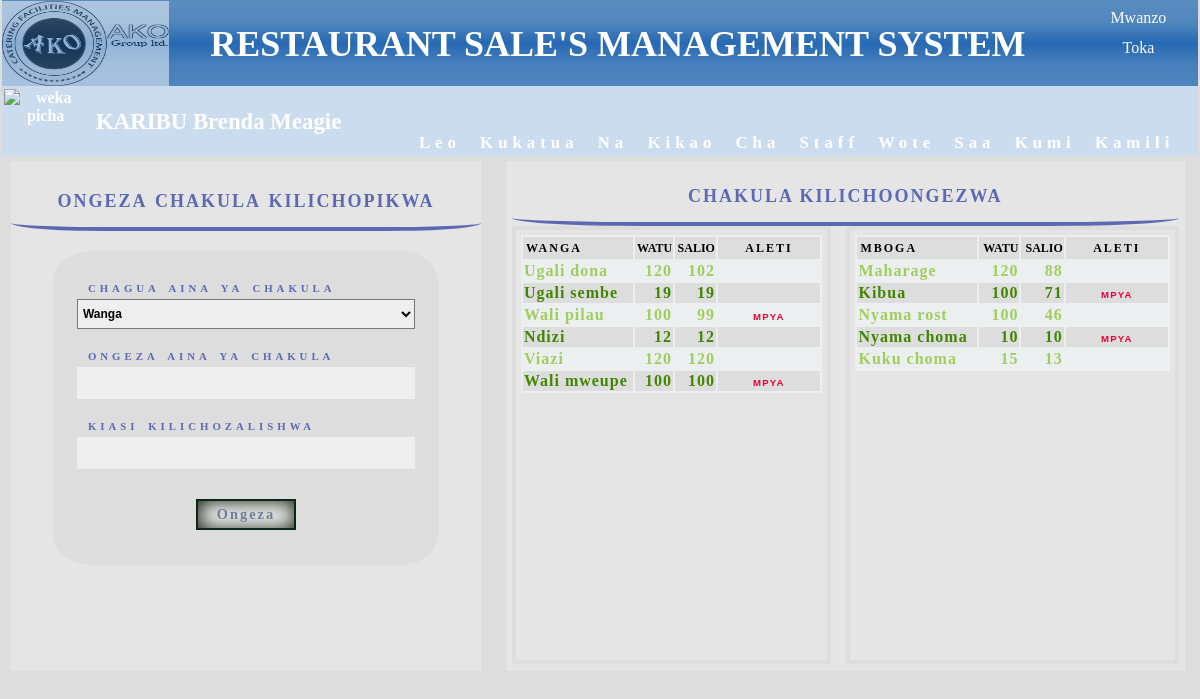
/html-php/mpikaji-add-menu.php (signed in), run on the app's committed database.
### tables this page shows
CREATE TABLE `food_add` (
  `food_add_id` int(100) UNSIGNED NOT NULL,
  `user_id` int(100) UNSIGNED NOT NULL,
  `food_type` varchar(100) NOT NULL,
  `food_aded` varchar(100) NOT NULL,
  `mboga_mnt_aded` smallint(5) UNSIGNED NOT NULL,
  `mboga_added_salio` int(100) UNSIGNED NOT NULL,
  `alet_icon` varchar(10) NOT NULL DEFAULT '0',
  `date_entered` timestamp NOT NULL DEFAULT current_timestamp() ON UPDATE current_timestamp()
);

### html-php/mpikaji-add-menu.php (the view, shortened to what this page needs)
<!DOCTYPE html>
<html>
<head>
  <link rel="stylesheet" type="text/css" href="../css/styl.css">
<link rel="stylesheet" type="text/css" href="../css/mpukj3.css">
<link rel="stylesheet" type="text/css" href="../css/mpikaji.a.inc.css">
<link rel="stylesheet" type="text/css" href="../css/responinsive.inc.css">
<link rel="stylesheet" type="text/css" href="../css/animate.css">
</head>
<body>
<div class="main-container">
    <header>
       <div class="hr-ttl">
           <img src="../img/AKO.jpg">
      </div>
       <div class="main_title">
           <div class="main_head">
              <h1>RESTAURANT SALE'S MANAGEMENT SYSTEM</h1>
           </div>
           <div class="hom-out">
             <div  class="hom-lk"><a href="mpikaji.php">Mwanzo</a></div>
             <div class="logout"><a href="../lgn-inc/lgt.inc.php">Toka</a></div>
           </div>
       </div>
    </header>
    <div id="wrapper">
   <section>
        <div class="container wlcm-bar">
          <div class="wlcm-bar-pic-holder">
            <div class="wlcm-bar-pic"> <?php echo "<img src='../images/".$_SESSION['ipt_img']."' alt='weka picha'>";?></div>
            <div class="wlcm-bar-msg"><p><?php echo $_SESSION['msg2'];?></p></div>
          </div>
          <div class="wlcm-bar-alert">
             <div class="alert_sms">
            </div>
            <div class="message">
              <marquee><h4><?php include_once'../fnct-inc/sms_all.inc.php';?></h4></marquee>
            </div>
          </div>
        </div>
    </section>
    <section class="menu-list">
      <div class="form_hold">
        <div class="lgn_h2"><h2>ONGEZA CHAKULA KILICHOPIKWA</h2></div>
            <form action="../fnct-inc/add-menu.inc.php" method="POST">
                 <div class="mbg-add-fd">
                    <label>CHAGUA AINA YA CHAKULA</label><br>
                    <select type="text" class="input" name="select">
                       <option value="wanga"> Wanga</option>
                    </select>
                  </div>
                      <div class="wng-add-fd">
                    <label>ONGEZA AINA YA CHAKULA</label><br> <input type="text" class="input" name="wng-add">
                      </div>
                      <div class="wng-add-amt">
                    <label>KIASI  KILICHOZALISHWA</label><br> <input type="number" class="input" min="1" name="wng-amt">
                      </div>
                <button class="submit" type="submit" name="subt">Ongeza</button>
          </form>
      </div>
      <div class="food_added">
                <article class="add_lft-menu-list" >
            <div class="h2"><p>CHAKULA KILICHOONGEZWA</p></div>
              <div id="chakula" nameid="chakula">
             <div class="wng-list wng-list_added">
                    <table border="0" width="100%" cellspadding="3" >
                          <?php
                             $conn=mysql_connect('localhost','root','');
                             $slct="SELECT * FROM food_add WHERE food_type='wanga' ORDER BY food_add_id ASC";
                             $ql=mysql_query($slct,$conn);
                                  echo "<tr id='row-thead'>";
                                   echo "<th  class='clm_left'> WANGA</th>";
                                   echo "<th class='clm_right'> WATU</th>";
                                   echo "<th class='clm_right'> SALIO</th>";
                                   echo "<th class='clm_center'> ALETI</th>";
                               echo "</tr>";
                             while ($rows=mysql_fetch_array($ql)) {
                              $dbalert = $rows['alet_icon'];
                              $ID = $rows['food_add_id'];
                               echo "<tr class='row_data'>";
                                   echo "<td >";
                                   echo $rows['food_aded'];
                                    echo"</td>";
                                   echo "<td class='clm_right'>";
                                   echo $rows['mboga_mnt_aded'];
                                   echo"</td>";
                                   echo "<td class='clm_right'>";
                                          echo $rows['mboga_added_salio'];
                                   echo"</td>";
                                   echo "<td class='td_alet'>";
                                          $new='<a href="#?ida='.$ID.'">MPYA</a>';
                                          if ($dbalert==0) {
                                             echo $new;
                                          }else{
                                            echo " ";
                                          }
                                   echo"</td>";
                               echo "</tr>";
                             }
                          ?>
                    </table>
                  </div>
                   <div class="mbg-list wng-list_added">
                       <table border="0" width="100%" cellspadding="3">
                      <?php
                        $con=mysql_connect('localhost','root','');
                        $sct="SELECT * FROM food_add  WHERE  food_type='mboga' ORDER BY food_add_id ASC";
                        $query=mysql_query($sct, $con);
                      echo"<tr id='row-thead'>";
                        echo"<th class='clm_left'>MBOGA</th>";
                        echo"<th class='clm_right'> WATU </th>";
                        echo"<th class='clm_right'> SALIO</th>";
                        echo "<td class='clm_center'> ALETI</td>";
                      echo"</tr>";
                      while ($row=mysql_fetch_array($query)) {
                              $id_no= $row['food_add_id'];
                        echo "<tr class='row_data'>";
                             echo "<td>";
                                  echo $row['food_aded'];
                             echo "</td >";
                             echo "<td class='clm_right'>";
                                   echo $row['mboga_mnt_aded'];
                             echo "</td>";
                             echo "<td class='clm_right'>";
                                 echo $row['mboga_added_salio'];
                             echo"</td>";
                             echo "<td class='td_alet'>";
                                     $new_ms='<a href="#?idb='.$id_no.'">MPYA</a>';
                                          if ($row['alet_icon']==0) {
                                             echo $new_ms;
                                          }else{
                                            echo " ";
                                          }
                             echo"</td>";
                        echo "</tr>";
                      }
                      ?>
                    </table>
                  </div>
                </div>
           </article>
      </div>
    </section>
  </div>
<?php
include_once"footer.php";
?>

### css/styl.css (style rules this page uses)
body { width: 100%; margin:0px; padding:0px; overflow: hidden; background-color: #dddddd; opacity: 1; }
.main-container { width:100%; overflow: auto; margin:0px 0px 0px 0px; overflow-x: hidden; }
.container { margin:auto; padding:auto; overflow:hidden; }
a { text-decoration:none; }
header { width:99.7%; overflow: hidden; border: 0px solid red; text-align: center; line-height:15px; padding: 0px 0px 0px 0px; color: #ffffff; margin: 0px auto 0px auto; background:-webkit-linear-gradient(top,#5a8cc0,#5287be,#2669b3,#477fbb,#4f85bd); }
header .hr-ttl { width: 14%; height: 85px; float: left; line-height: 0px; overflow: hidden; border: 0px solid orange; text-align: center; margin: 1px 0px 0px 0px; }
header .hr-ttl img { width: 100%; height: 85px; opacity: 0.5; }
header .main_head { width:75%; height: 60px; float: left; overflow: hidden; text-align: center; text-align: center; border: 0px solid red; margin: 3px 0px 0px 0px; padding: 10px 0px 10px 0px; }
.main_head h1 { font-size: 3vmax; }
header .hom-out { width: 10%; height: 75px; float: right; overflow: hidden; text-align: center; border: 0px solid red; margin: 3px 0px 0px 0px; }
.hom-out .hom-lk a,.logout a { line-height: 30px; color:#ffffff; padding: 0px 5px 0px 5px; }

### css/mpukj3.css (style rules this page uses)
.wlcm-bar { width:99.9%; margin:0px 0px 0px 0px; border: 0px dotted red; background-color: #cadcee; color: #ffffff; font-weight:bold; }
.wlcm-bar-alert { width:66.5%; float: right; overflow: hidden; text-align: center; border: 0px dotted blue; margin: 2px 2px 0px 0px; background:transparent; letter-spacing: 5px; word-spacing: 10px; }
.alert_sms { width:99.7%; height: 45px; overflow: hidden; border: 0px dotted yellow; }
.message h4 { margin: 0px 0px 0px 0px; font-weight: bold; }
.message { width:99.7%; height: 20px; overflow: hidden; border: 0px dotted yellow; margin: 0px; font-size: 1.4vmax; }
#wrapper { width:99.8%; border: 0px dotted blue; margin:0px auto 0px auto; }
.wlcm-bar-pic-holder { width:33%; height: 70px; float: left; padding: 0px 0px; text-align: center; overflow: hidden; border: 0px dotted blue; background-color: transparent; }
.wlcm-bar-pic { float: left; width:21%; position: relative; overflow: hidden; padding:3px 3px 0px 3px; height: 70px; border: 0px dotted red; }
.wlcm-bar-pic img { width:100%; height: 65px; overflow: hidden; border: 0px dotted blue; }
.wlcm-bar-msg { float: right; width:76.5%; position: relative; overflow: hidden; text-align: left; text-indent: 2px; border: 0px dotted red; margin: 0px; font-size: 1.9vmax; }
.wlcm-bar-msg p { width: 100%; line-height: 60px; margin:6px 0px 6px 0px; word-spacing:0px; }
.menu-list { width: 98%; margin: 0px auto 0px auto; border: 0px solid red; overflow: hidden; padding: 0px 10px 10px 10px ; margin: 5px 0px 0px 0px ; }
div.h2 p, .wng-tl p, .mbg-tl p { margin:5px 0px 5px 0px; }
.wng-list { display: block; position:relative; float:left; width:45%; height:455px; border: 4px solid #dddddd; background:transparent; overflow:hidden; padding: 5px; margin:0px 0px 0px 1px; }
.mbg-list { display: block; position:relative; float:right; width:47%; height:455px; border: 4px solid #dddddd; background:transparent; background-position:fixed; overflow:hidden; padding: 5px; margin-right: 1px; }
.wng-list_added { height:420px; }
.wng-list table, .mbg-list table { width: 100%; background-color: #ECEFF0; }
.clm_left { text-align: left; text-indent: 2px; }
.clm_center { text-align: center; }
.row_data:nth-child(odd) { background-color: #dddddd; color:#428500; font-weight: bold; letter-spacing: 1px; }
.row_data:nth-child(even) { color:#a1cd5f; font-weight: bold; letter-spacing: 1px; }
#row-thead { background-color: #dddddd; color: #000000; font-weight: bold; font-size:1vmax; border:0px solid red; }
#row-thead-mnj .clm_right, .clm_left, .clm_center { height: 20px; letter-spacing: 2px; }
.clm_right { text-align: right; }
.td_alet { text-align: center; width: 100px; }
.td_alet a { text-decoration: none; font-family: arial; font-size:.8vmax; font-weight: bold; color: #eb0037; letter-spacing: 1.2px; padding: 0px 0px 0px 0px; }

### data on the page
food_add: food_aded "Ugali dona", mboga_mnt_aded "120", mboga_added_salio "102"
food_add: food_aded "Ugali sembe", mboga_mnt_aded "19", mboga_added_salio "19"
food_add: food_aded "Wali pilau", mboga_mnt_aded "100", mboga_added_salio "99"
food_add: food_aded "Ndizi", mboga_mnt_aded "12", mboga_added_salio "12"
food_add: food_aded "Viazi", mboga_mnt_aded "120", mboga_added_salio "120"
food_add: food_aded "Wali mweupe", mboga_mnt_aded "100", mboga_added_salio "100"
food_add: food_aded "Maharage", mboga_mnt_aded "120", mboga_added_salio "88"
food_add: food_aded "Kibua", mboga_mnt_aded "100", mboga_added_salio "71"
food_add: food_aded "Nyama rost", mboga_mnt_aded "100", mboga_added_salio "46"
food_add: food_aded "Nyama choma", mboga_mnt_aded "10", mboga_added_salio "10"
food_add: food_aded "Kuku choma", mboga_mnt_aded "15", mboga_added_salio "13"

### other printed values
$_SESSION['msg2'] "KARIBU Brenda Meagie"
$_SESSION['text'] "Leo Kukatua Na Kikao Cha Staff Wote Saa Kumi Kamili…"
